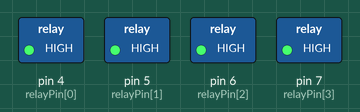
Recording of a sketch running on a simulated Arduino Uno, built with avr-gcc and run on an emulated ATmega328P. Parts: switched loads named in the sketch (green lamp = pin HIGH).

Above: at 0.5 s.
At 3.5 s:
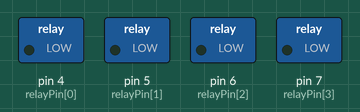
Timing chart, 0 to 4.6 s (numbered marks = the images above):
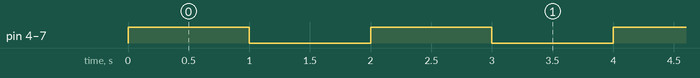

Measured:
- by itself, pin 4 (relayPin[0]), pin 5 (relayPin[1]), pin 6 (relayPin[2]), pin 7 (relayPin[3]): alternates HIGH for 1.0 s and LOW for 1.0 s

The sketch:

relayShield.ino
```cpp
// (licence header left out)
unsigned char relayPin[4] = {4,5,6,7};

void setup()
{
  int i;
  for(i = 0; i < 4; i++)
  {
    pinMode(relayPin[i],OUTPUT);
  }
}

// just an simple demo to close and open 4 relays
// every other 1s.
void loop()
{

  int i=0;
  for(i = 0; i < 4; i++)
  {
    digitalWrite(relayPin[i],HIGH);
  }
  delay(1000);
  for(i = 0; i < 4; i++)
  {
    digitalWrite(relayPin[i],LOW);
  }
  delay(1000);

}
```
